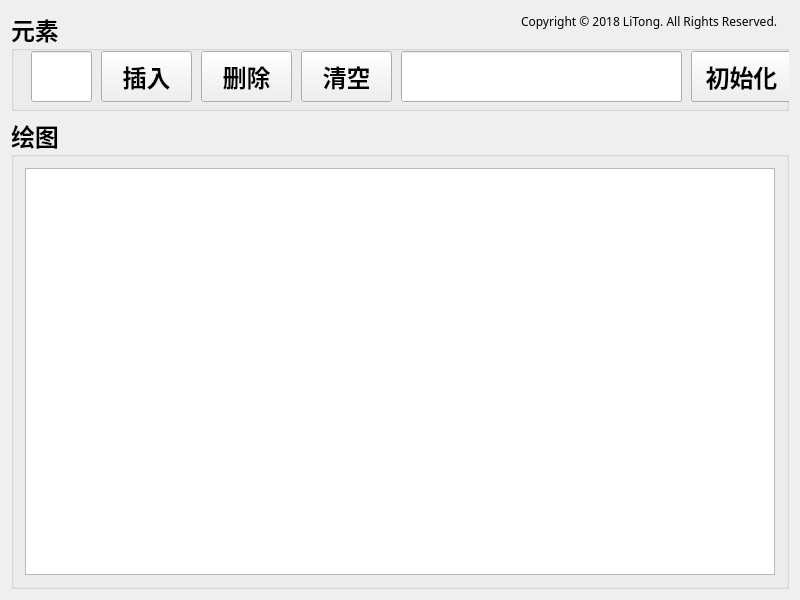
<?xml version="1.0" encoding="UTF-8"?>
<ui version="4.0">
 <class>redBlackTreeGuiClass</class>
 <widget class="QMainWindow" name="redBlackTreeGuiClass">
  <property name="geometry">
   <rect>
    <x>0</x>
    <y>0</y>
    <width>800</width>
    <height>600</height>
   </rect>
  </property>
  <property name="sizePolicy">
   <sizepolicy hsizetype="Minimum" vsizetype="Fixed">
    <horstretch>0</horstretch>
    <verstretch>0</verstretch>
   </sizepolicy>
  </property>
  <property name="minimumSize">
   <size>
    <width>800</width>
    <height>600</height>
   </size>
  </property>
  <property name="baseSize">
   <size>
    <width>800</width>
    <height>600</height>
   </size>
  </property>
  <property name="windowTitle">
   <string>红黑树图形演示</string>
  </property>
  <widget class="QWidget" name="centralWidget">
   <layout class="QVBoxLayout" name="verticalLayout">
    <item>
     <widget class="QGroupBox" name="groupBox">
      <property name="sizePolicy">
       <sizepolicy hsizetype="Minimum" vsizetype="Fixed">
        <horstretch>0</horstretch>
        <verstretch>0</verstretch>
       </sizepolicy>
      </property>
      <property name="minimumSize">
       <size>
        <width>0</width>
        <height>100</height>
       </size>
      </property>
      <property name="font">
       <font>
        <family>微软雅黑</family>
        <pointsize>18</pointsize>
        <weight>75</weight>
        <bold>true</bold>
       </font>
      </property>
      <property name="title">
       <string>元素</string>
      </property>
      <widget class="QPushButton" name="buttonInsert">
       <property name="geometry">
        <rect>
         <x>90</x>
         <y>40</y>
         <width>91</width>
         <height>51</height>
        </rect>
       </property>
       <property name="sizePolicy">
        <sizepolicy hsizetype="Expanding" vsizetype="Fixed">
         <horstretch>0</horstretch>
         <verstretch>0</verstretch>
        </sizepolicy>
       </property>
       <property name="text">
        <string>插入</string>
       </property>
      </widget>
      <widget class="QPushButton" name="buttonDelete">
       <property name="geometry">
        <rect>
         <x>190</x>
         <y>40</y>
         <width>91</width>
         <height>51</height>
        </rect>
       </property>
       <property name="sizePolicy">
        <sizepolicy hsizetype="Expanding" vsizetype="Fixed">
         <horstretch>0</horstretch>
         <verstretch>0</verstretch>
        </sizepolicy>
       </property>
       <property name="text">
        <string>删除</string>
       </property>
      </widget>
      <widget class="QPushButton" name="buttonInitialize">
       <property name="geometry">
        <rect>
         <x>290</x>
         <y>40</y>
         <width>91</width>
         <height>51</height>
        </rect>
       </property>
       <property name="sizePolicy">
        <sizepolicy hsizetype="Expanding" vsizetype="Fixed">
         <horstretch>0</horstretch>
         <verstretch>0</verstretch>
        </sizepolicy>
       </property>
       <property name="text">
        <string>清空</string>
       </property>
      </widget>
      <widget class="QLineEdit" name="lineEdit">
       <property name="geometry">
        <rect>
         <x>20</x>
         <y>40</y>
         <width>61</width>
         <height>51</height>
        </rect>
       </property>
       <property name="inputMask">
        <string/>
       </property>
       <property name="text">
        <string/>
       </property>
       <property name="placeholderText">
        <string/>
       </property>
      </widget>
      <widget class="QLabel" name="label">
       <property name="geometry">
        <rect>
         <x>510</x>
         <y>0</y>
         <width>291</width>
         <height>20</height>
        </rect>
       </property>
       <property name="font">
        <font>
         <pointsize>9</pointsize>
         <weight>50</weight>
         <bold>false</bold>
        </font>
       </property>
       <property name="text">
        <string>Copyright © 2018 LiTong. All Rights Reserved.</string>
       </property>
       <property name="textFormat">
        <enum>Qt::AutoText</enum>
       </property>
       <property name="wordWrap">
        <bool>false</bool>
       </property>
       <property name="margin">
        <number>0</number>
       </property>
      </widget>
      <widget class="QLineEdit" name="lineEdit2">
       <property name="geometry">
        <rect>
         <x>390</x>
         <y>40</y>
         <width>281</width>
         <height>51</height>
        </rect>
       </property>
      </widget>
      <widget class="QPushButton" name="allButton">
       <property name="geometry">
        <rect>
         <x>680</x>
         <y>40</y>
         <width>101</width>
         <height>51</height>
        </rect>
       </property>
       <property name="text">
        <string>初始化</string>
       </property>
      </widget>
     </widget>
    </item>
    <item>
     <widget class="QGroupBox" name="groupBox_2">
      <property name="sizePolicy">
       <sizepolicy hsizetype="Minimum" vsizetype="Minimum">
        <horstretch>0</horstretch>
        <verstretch>0</verstretch>
       </sizepolicy>
      </property>
      <property name="font">
       <font>
        <family>微软雅黑</family>
        <pointsize>18</pointsize>
        <weight>75</weight>
        <bold>true</bold>
       </font>
      </property>
      <property name="title">
       <string>绘图</string>
      </property>
      <layout class="QGridLayout" name="gridLayout">
       <item row="0" column="0">
        <widget class="QGraphicsView" name="graphicsView">
         <property name="sizePolicy">
          <sizepolicy hsizetype="Preferred" vsizetype="Preferred">
           <horstretch>0</horstretch>
           <verstretch>0</verstretch>
          </sizepolicy>
         </property>
        </widget>
       </item>
      </layout>
     </widget>
    </item>
   </layout>
  </widget>
 </widget>
 <layoutdefault spacing="6" margin="11"/>
 <resources>
  <include location="redBlackTreeGui.qrc"/>
 </resources>
 <connections>
  <connection>
   <sender>buttonInitialize</sender>
   <signal>clicked()</signal>
   <receiver>redBlackTreeGuiClass</receiver>
   <slot>clear()</slot>
   <hints>
    <hint type="sourcelabel">
     <x>375</x>
     <y>86</y>
    </hint>
    <hint type="destinationlabel">
     <x>414</x>
     <y>114</y>
    </hint>
   </hints>
  </connection>
  <connection>
   <sender>buttonDelete</sender>
   <signal>clicked()</signal>
   <receiver>redBlackTreeGuiClass</receiver>
   <slot>erase()</slot>
   <hints>
    <hint type="sourcelabel">
     <x>235</x>
     <y>83</y>
    </hint>
    <hint type="destinationlabel">
     <x>299</x>
     <y>114</y>
    </hint>
   </hints>
  </connection>
  <connection>
   <sender>buttonInsert</sender>
   <signal>clicked()</signal>
   <receiver>redBlackTreeGuiClass</receiver>
   <slot>insert()</slot>
   <hints>
    <hint type="sourcelabel">
     <x>169</x>
     <y>87</y>
    </hint>
    <hint type="destinationlabel">
     <x>172</x>
     <y>114</y>
    </hint>
   </hints>
  </connection>
  <connection>
   <sender>allButton</sender>
   <signal>clicked()</signal>
   <receiver>redBlackTreeGuiClass</receiver>
   <slot>insertAll()</slot>
   <hints>
    <hint type="sourcelabel">
     <x>768</x>
     <y>74</y>
    </hint>
    <hint type="destinationlabel">
     <x>732</x>
     <y>114</y>
    </hint>
   </hints>
  </connection>
 </connections>
 <slots>
  <slot>clear()</slot>
  <slot>erase()</slot>
  <slot>insert()</slot>
  <slot>insertAll()</slot>
 </slots>
</ui>
